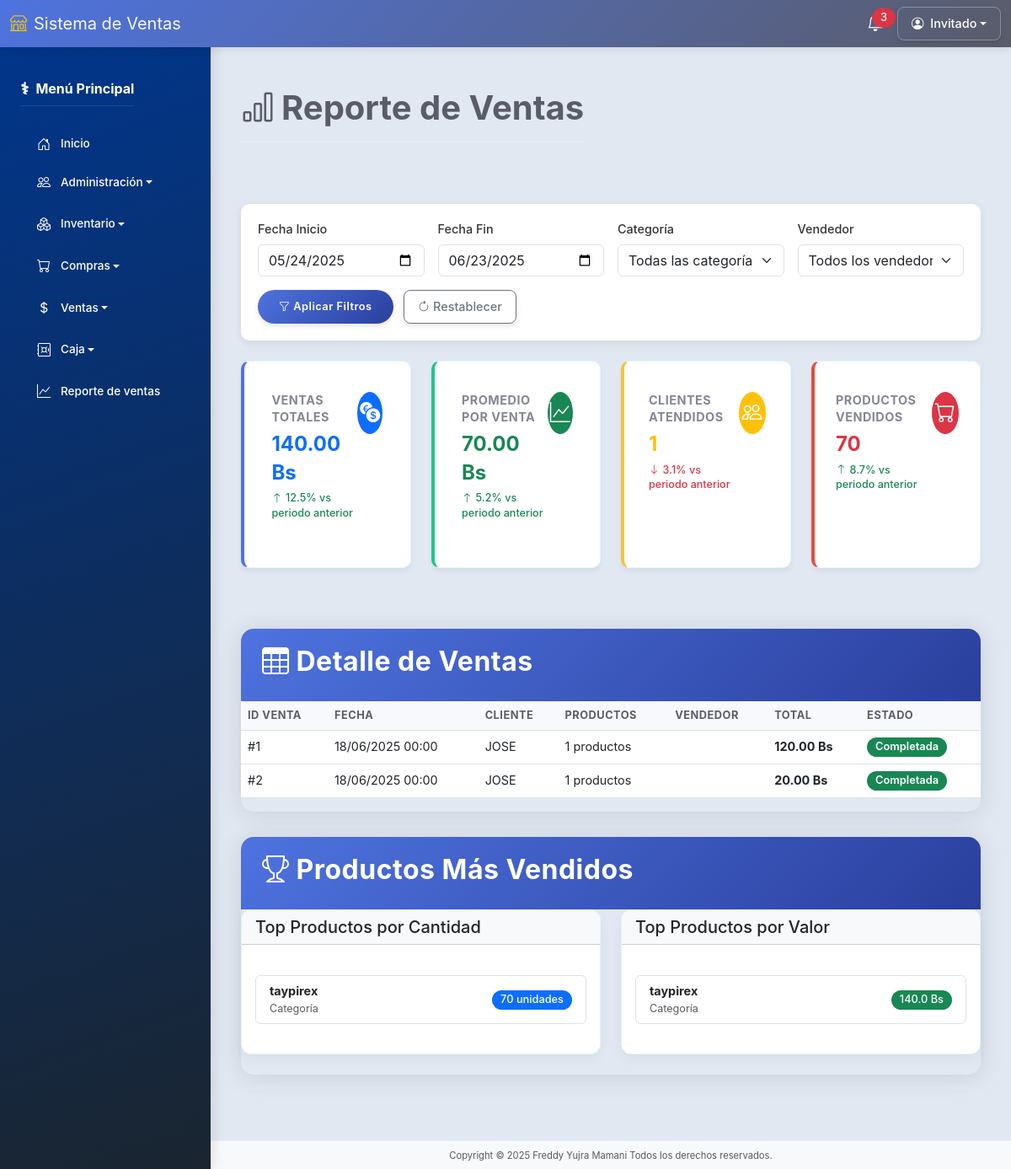
The app's page /reportes/ventas with its own data.
### models/venta_model.py (models this page shows, shortened)
class Venta(db.Model):
    __tablename__ = "ventas"
    id = db.Column(db.Integer, primary_key=True)
    cliente_id = db.Column(db.Integer, db.ForeignKey('clientes.id'))
    total = db.Column(db.Numeric(10,2), default=0.0)
    descuento = db.Column(db.Numeric(10,2), default=0.0)
    total_neto = db.Column(db.Numeric(10,2), default=0.0)
    descripcion = db.Column(db.Text)
    fecha = db.Column(db.DateTime, default=datetime.utcnow)
    usuario_id = db.Column(db.Integer, db.ForeignKey('usuarios.id'))
    created_at = db.Column(db.DateTime, default=datetime.utcnow)
    updated_at = db.Column(db.DateTime, default=datetime.utcnow, onupdate=datetime.utcnow)
    deleted_at = db.Column(db.DateTime)
    cliente = db.relationship('Cliente', backref='ventas')
    usuario = db.relationship('Usuario', backref='ventas')
    detalles = db.relationship('VentaDetalle', backref='venta', cascade='all, delete-orphan')

### models/cliente_model.py (models this page shows, shortened)
class Cliente(db.Model):
    __tablename__ = "clientes"
    id = db.Column(db.Integer, primary_key=True)
    nombre = db.Column(db.String(150), nullable=False)
    tipo_documento = db.Column(db.String(20))
    documento = db.Column(db.String(20))
    complemento = db.Column(db.String(10))
    telefono = db.Column(db.String(15))
    estado = db.Column(db.Boolean, default=True)
    created_at = db.Column(db.DateTime, default=datetime.utcnow)
    updated_at = db.Column(db.DateTime, default=datetime.utcnow, onupdate=datetime.utcnow)
    deleted_at = db.Column(db.DateTime)

### models/producto_model.py (models this page shows, shortened)
class Producto(db.Model):
    __tablename__ = "productos"
    id = db.Column(db.Integer, primary_key=True)
    imagen = db.Column(db.String(200))
    codigo = db.Column(db.String(100))
    barcode = db.Column(db.String(200))
    nombre_comercial = db.Column(db.String(200), nullable=False)
    nombre_generico = db.Column(db.String(200))
    categoria_id = db.Column(db.Integer, db.ForeignKey('categorias.id'))
    laboratorio_id = db.Column(db.Integer, db.ForeignKey('laboratorios.id'))
    presentacion_id = db.Column(db.Integer, db.ForeignKey('presentaciones.id'))
    descripcion = db.Column(db.String(200))
    precio_compra = db.Column(db.Numeric(10,2))
    precio_venta = db.Column(db.Numeric(10,2))
    cantidad = db.Column(db.Integer, default=0)
    estado = db.Column(db.Boolean, default=True)
    created_at = db.Column(db.DateTime, default=datetime.utcnow)
    updated_at = db.Column(db.DateTime, default=datetime.utcnow, onupdate=datetime.utcnow)
    deleted_at = db.Column(db.DateTime)
    categoria = db.relationship('Categoria', backref='productos')
    laboratorio = db.relationship('Laboratorio', backref='productos')
    presentacion = db.relationship('Presentacion', backref='productos')

### controllers/reporte_controller.py (the view)
@reporte_bp.route('/ventas', methods=['GET', 'POST'])
def reporte_ventas():
    fecha_inicio = request.form.get('fechaInicio', (datetime.now() - timedelta(days=30)).strftime('%Y-%m-%d'))
    fecha_fin = request.form.get('fechaFin', datetime.now().strftime('%Y-%m-%d'))
    categoria_id = request.form.get('categoria', '')
    vendedor_id = request.form.get('vendedor', '')
    fecha_inicio_dt = datetime.strptime(fecha_inicio, '%Y-%m-%d')
    fecha_fin_dt = datetime.strptime(fecha_fin, '%Y-%m-%d') + timedelta(days=1)  # Incluir todo el día fin
    ventas_query = Venta.query.filter(
        Venta.fecha >= fecha_inicio_dt,
        Venta.fecha <= fecha_fin_dt,
        Venta.deleted_at.is_(None)
    )
    if categoria_id:
        ventas_query = ventas_query.join(Venta.detalles).join(VentaDetalle.producto).filter(
            Producto.categoria_id == categoria_id
        )
    if vendedor_id:
        ventas_query = ventas_query.filter(Venta.usuario_id == vendedor_id)
    ventas = ventas_query.all()
    total_ventas = sum(venta.total_neto for venta in ventas)
    promedio_venta = total_ventas / len(ventas) if ventas else 0
    clientes_atendidos = len(set(venta.cliente_id for venta in ventas))
    productos_vendidos = sum(
        detalle.cantidad
        for venta in ventas
        for detalle in venta.detalles
    )
    datos_tendencia = calcular_tendencia_ventas(ventas, fecha_inicio_dt, fecha_fin_dt)
    datos_categorias = calcular_ventas_por_categoria(ventas)
    top_cantidad, top_valor = calcular_top_productos(ventas)
    categorias = Categoria.query.all()
    vendedores = Usuario.query.all()
    return render_template('reportes/ventas.html',
                           fecha_inicio=fecha_inicio,
                           fecha_fin=fecha_fin,
                           categoria_seleccionada=int(categoria_id) if categoria_id else '',
                           vendedor_seleccionado=int(vendedor_id) if vendedor_id else '',
                           total_ventas=total_ventas,
                           promedio_venta=promedio_venta,
                           clientes_atendidos=clientes_atendidos,
                           productos_vendidos=productos_vendidos,
                           datos_tendencia=json.dumps(datos_tendencia),
                           datos_categorias=json.dumps(datos_categorias),
                           ventas=ventas,
                           categorias=categorias,
                           vendedores=vendedores,
                           top_cantidad=top_cantidad[:5],
                           top_valor=top_valor[:5],
                           fecha_generacion=datetime.now().strftime('%d/%m/%Y %H:%M:%S'))

### templates/reportes/ventas.html (shortened to what this page needs)
{% extends "base.html" %}
{% block content %}
<link href="{{ url_for('static', filename='css/reportes.css') }}" rel="stylesheet">
<div class="container py-4 content-below-navbar">
    <div class="d-flex justify-content-between align-items-center mb-5">
        <div>
            <h1 class="page-title">
                <i class="bi bi-bar-chart me-2"></i>Reporte de Ventas
            </h1>
        </div>
    </div>
    <div id="pdf-content">
        <form method="POST" action="{{ url_for('reporte.reporte_ventas') }}">
            <div class="filter-card mb-4">
                <div class="row g-3">
                    <div class="col-md-3">
                        <label class="form-label fw-medium">Fecha Inicio</label>
                        <input type="date" class="form-control" name="fechaInicio" value="{{ fecha_inicio }}">
                    </div>
                    <div class="col-md-3">
                        <label class="form-label fw-medium">Fecha Fin</label>
                        <input type="date" class="form-control" name="fechaFin" value="{{ fecha_fin }}">
                    </div>
                    <div class="col-md-3">
                        <label class="form-label fw-medium">Categoría</label>
                        <select class="form-select" name="categoria">
                            <option value="">Todas las categorías</option>
                        </select>
                    </div>
                    <div class="col-md-3">
                        <label class="form-label fw-medium">Vendedor</label>
                        <select class="form-select" name="vendedor">
                            <option value="">Todos los vendedores</option>
                        </select>
                    </div>
                    <div class="col-md-12 mt-3">
                        <button type="submit" class="btn filter-btn text-white">
                            <i class="bi bi-funnel me-1"></i>Aplicar Filtros
                        </button>
                        <a href="{{ url_for('reporte.reporte_ventas') }}" class="btn btn-outline-secondary ms-2">
                            <i class="bi bi-arrow-clockwise me-1"></i>Restablecer
                        </a>
                    </div>
                </div>
            </div>
        </form>
        <div class="row mb-5">
            <div class="col-md-3 mb-4">
                <div class="card summary-card summary-primary h-100">
                    <div class="card-body">
                        <div class="d-flex justify-content-between">
                            <div>
                                <div class="summary-title">VENTAS TOTALES</div>
                                <div class="summary-value text-primary">{{ total_ventas|round(2) }} Bs</div>
                                <div class="text-success small fw-medium">
                                    <i class="bi bi-arrow-up me-1"></i>12.5% vs periodo anterior
                                </div>
                            </div>
                            <div class="icon-circle bg-primary text-white">
                                <i class="bi bi-currency-exchange"></i>
                            </div>
                        </div>
                    </div>
                </div>
            </div>
            <div class="col-md-3 mb-4">
                <div class="card summary-card summary-success h-100">
                    <div class="card-body">
                        <div class="d-flex justify-content-between">
                            <div>
                                <div class="summary-title">PROMEDIO POR VENTA</div>
                                <div class="summary-value text-success">{{ promedio_venta|round(2) }} Bs</div>
                                <div class="text-success small fw-medium">
                                    <i class="bi bi-arrow-up me-1"></i>5.2% vs periodo anterior
                                </div>
                            </div>
                            <div class="icon-circle bg-success text-white">
                                <i class="bi bi-graph-up"></i>
                            </div>
                        </div>
                    </div>
                </div>
            </div>
            <div class="col-md-3 mb-4">
                <div class="card summary-card summary-warning h-100">
                    <div class="card-body">
                        <div class="d-flex justify-content-between">
                            <div>
                                <div class="summary-title">CLIENTES ATENDIDOS</div>
                                <div class="summary-value text-warning">{{ clientes_atendidos }}</div>
                                <div class="text-danger small fw-medium">
                                    <i class="bi bi-arrow-down me-1"></i>3.1% vs periodo anterior
                                </div>
                            </div>
                            <div class="icon-circle bg-warning text-white">
                                <i class="bi bi-people"></i>
                            </div>
                        </div>
                    </div>
                </div>
            </div>
            <div class="col-md-3 mb-4">
                <div class="card summary-card summary-danger h-100">
                    <div class="card-body">
                        <div class="d-flex justify-content-between">
                            <div>
                                <div class="summary-title">PRODUCTOS VENDIDOS</div>
                                <div class="summary-value text-danger">{{ productos_vendidos }}</div>
                                <div class="text-success small fw-medium">
                                    <i class="bi bi-arrow-up me-1"></i>8.7% vs periodo anterior
                                </div>
                            </div>
                            <div class="icon-circle bg-danger text-white">
                                <i class="bi bi-cart"></i>
                            </div>
                        </div>
                    </div>
                </div>
            </div>
        </div>
        <div class="report-card">
            <div class="report-header">
                <h2><i class="bi bi-table me-2"></i>Detalle de Ventas</h2>
            </div>
            <div class="card-body">
                <div class="table-responsive">
                    <table class="table data-table table-hover">
                        <thead>
                            <tr>
                                <th>ID Venta</th>
                                <th>Fecha</th>
                                <th>Cliente</th>
                                <th>Productos</th>
                                <th>Vendedor</th>
                                <th>Total</th>
                                <th>Estado</th>
                            </tr>
                        </thead>
                        <tbody>
                            {% for venta in ventas %}
                            <tr>
                                <td>#{{ venta.id }}</td>
                                <td>{{ venta.fecha.strftime('%d/%m/%Y %H:%M') }}</td>
                                <td>{{ venta.cliente.nombre }}</td>
                                <td>{{ venta.detalles|length }} productos</td>
                                <td>{{ venta.usuario.nombre }}</td>
                                <td class="fw-bold">{{ venta.total_neto|round(2) }} Bs</td>
                                <td><span class="badge bg-success badge-sale">Completada</span></td>
                            </tr>
                            {% endfor %}
                        </tbody>
                    </table>
                </div>
            </div>
        </div>
        <div class="report-card">
            <div class="report-header">
                <h2><i class="bi bi-trophy me-2"></i>Productos Más Vendidos</h2>
            </div>
            <div class="card-body">
                <div class="row">
                    <div class="col-md-6 mb-4">
                        <div class="card h-100">
                            <div class="card-header bg-light">
                                <h5 class="mb-0">Top Productos por Cantidad</h5>
                            </div>
                            <div class="card-body">
                                <div class="list-group">
                                    {% for producto in top_cantidad %}
                                    <div class="list-group-item d-flex justify-content-between align-items-center">
                                        <div>
                                            <div class="fw-bold">{{ producto.nombre }}</div>
                                            <small class="text-muted">Categoría</small>
                                        </div>
                                        <span class="badge bg-primary rounded-pill">{{ producto.cantidad }} unidades</span>
                                    </div>
                                    {% endfor %}
                                </div>
                            </div>
                        </div>
                    </div>
                    <div class="col-md-6 mb-4">
                        <div class="card h-100">
                            <div class="card-header bg-light">
                                <h5 class="mb-0">Top Productos por Valor</h5>
                            </div>
                            <div class="card-body">
                                <div class="list-group">
                                    {% for producto in top_valor %}
                                    <div class="list-group-item d-flex justify-content-between align-items-center">
                                        <div>
                                            <div class="fw-bold">{{ producto.nombre }}</div>
                                            <small class="text-muted">Categoría</small>
                                        </div>
                                        <span class="badge bg-success rounded-pill">{{ producto.total|round(2) }} Bs</span>
                                    </div>
                                    {% endfor %}
                                </div>
                            </div>
                        </div>
                    </div>
                </div>
            </div>
        </div>
    </div>
</div>
{% endblock %}

### records on screen
Venta: id "1", fecha "18/06/2025 00:00", cliente.nombre "JOSE", detalles|length "1", total_neto "120.00"
Venta: id "2", fecha "18/06/2025 00:00", cliente.nombre "JOSE", detalles|length "1", total_neto "20.00"
Producto: nombre "taypirex", cantidad "70", total "140.0"

### other values on screen
{{ current_user.usuario if current_user.is_authenticated else 'Invitado' }} "Invitado"
{{ total_ventas|round(2) }} "140.00"
{{ promedio_venta|round(2) }} "70.00"
{{ clientes_atendidos }} "1"
{{ productos_vendidos }} "70"
